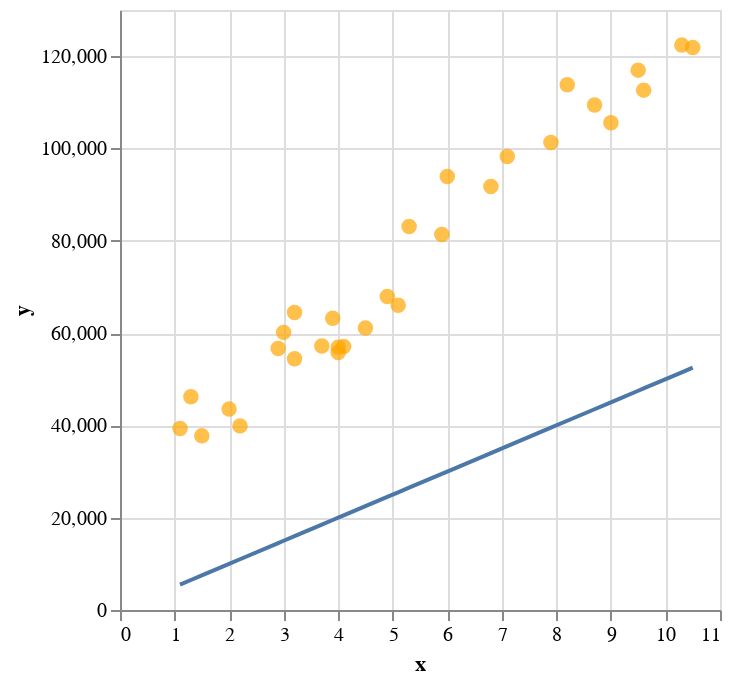

Notebook cell for this chart:
### Code cell
# Solution
check_parameters(a=5000, b=0, x=x, y=y)

### Figure 1 — Vega-Lite specification as saved in the notebook (floating-point values rounded to 4 significant figures)
{"config": {"view": {"continuousWidth": 300, "continuousHeight": 300}}, "layer": [{"data": {"name": "data-e35a79e12b6a925ba6506537198092f8"}, "mark": {"type": "circle", "color": "orange", "size": 60}, "encoding": {"x": {"field": "x", "type": "quantitative"}, "y": {"field": "y", "type": "quantitative"}}}, {"data": {"name": "data-5e8ef5ce9a06836ba40468286c075b9d"}, "mark": {"type": "line"}, "encoding": {"x": {"field": "x", "type": "quantitative"}, "y": {"field": "y", "type": "quantitative"}}}], "$schema": "https://vega.github.io/schema/vega-lite/v5.20.1.json", "datasets": {"data-e35a79e12b6a925ba6506537198092f8": [{"x": 1.1, "y": 39340.0}, {"x": 1.3, "y": 46200.0}, {"x": 1.5, "y": 37730.0}, {"x": 2.0, "y": 43520.0}, {"x": 2.2, "y": 39890.0}, {"x": 2.9, "y": 56640.0}, {"x": 3.0, "y": 60150.0}, {"x": 3.2, "y": 54440.0}, {"x": 3.2, "y": 64440.0}, {"x": 3.7, "y": 57190.0}, {"x": 3.9, "y": 63220.0}, {"x": 4.0, "y": 55790.0}, {"x": 4.0, "y": 56960.0}, {"x": 4.1, "y": 57080.0}, {"x": 4.5, "y": 61110.0}, {"x": 4.9, "y": 67940.0}, {"x": 5.1, "y": 66030.0}, {"x": 5.3, "y": 83090.0}, {"x": 5.9, "y": 81360.0}, {"x": 6.0, "y": 93940.0}, {"x": 6.8, "y": 91740.0}, {"x": 7.1, "y": 98270.0}, {"x": 7.9, "y": 101300.0}, {"x": 8.2, "y": 113800.0}, {"x": 8.7, "y": 109400.0}, {"x": 9.0, "y": 105600.0}, {"x": 9.5, "y": 117000.0}, {"x": 9.6, "y": 112600.0}, {"x": 10.3, "y": 122400.0}, {"x": 10.5, "y": 121900.0}], "data-5e8ef5ce9a06836ba40468286c075b9d": [{"x": 1.1, "y": 5500.0}, {"x": 1.3, "y": 6500.0}, {"x": 1.5, "y": 7500.0}, {"x": 2.0, "y": 10000.0}, {"x": 2.2, "y": 11000.0}, {"x": 2.9, "y": 14500.0}, {"x": 3.0, "y": 15000.0}, {"x": 3.2, "y": 16000.0}, {"x": 3.2, "y": 16000.0}, {"x": 3.7, "y": 18500.0}, {"x": 3.9, "y": 19500.0}, {"x": 4.0, "y": 20000.0}, {"x": 4.0, "y": 20000.0}, {"x": 4.1, "y": 20500.0}, {"x": 4.5, "y": 22500.0}, {"x": 4.9, "y": 24500.0}, {"x": 5.1, "y": 25500.0}, {"x": 5.3, "y": 26500.0}, {"x": 5.9, "y": 29500.0}, {"x": 6.0, "y": 30000.0}, {"x": 6.8, "y": 34000.0}, {"x": 7.1, "y": 35500.0}, {"x": 7.9, "y": 39500.0}, {"x": 8.2, "y": 41000.0}, {"x": 8.7, "y": 43500.0}, {"x": 9.0, "y": 45000.0}, {"x": 9.5, "y": 47500.0}, {"x": 9.6, "y": 48000.0}, {"x": 10.3, "y": 51500.0}, {"x": 10.5, "y": 52500.0}]}}
